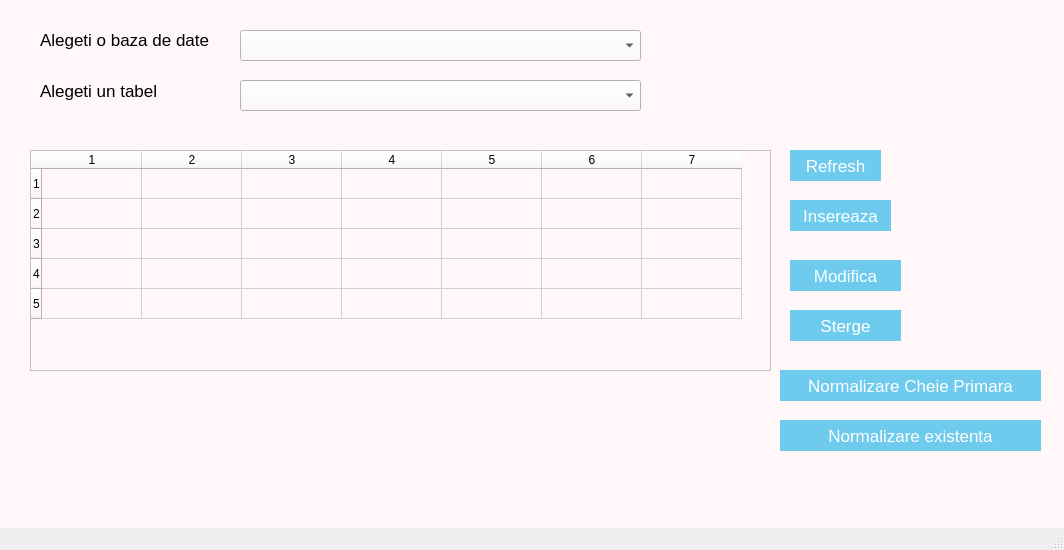
<?xml version="1.0" encoding="UTF-8"?>
<ui version="4.0">
 <class>MainWindow</class>
 <widget class="QMainWindow" name="MainWindow">
  <property name="geometry">
   <rect>
    <x>0</x>
    <y>0</y>
    <width>1064</width>
    <height>550</height>
   </rect>
  </property>
  <property name="windowTitle">
   <string>MainWindow</string>
  </property>
  <property name="styleSheet">
   <string notr="true">QPushButton{background-color: rgb(219, 237, 243);
border-radius: 10px;
color: rgb(255, 255, 255);
}
QPushButton::hover{
background-color: rgb(0, 143, 105);
}</string>
  </property>
  <widget class="QWidget" name="centralwidget">
   <property name="styleSheet">
    <string notr="true">background-color:rgb(255, 247, 248)</string>
   </property>
   <widget class="QTableWidget" name="tableView">
    <property name="geometry">
     <rect>
      <x>30</x>
      <y>150</y>
      <width>741</width>
      <height>221</height>
     </rect>
    </property>
    <property name="styleSheet">
     <string notr="true"/>
    </property>
    <property name="rowCount">
     <number>5</number>
    </property>
    <property name="columnCount">
     <number>7</number>
    </property>
    <row/>
    <row/>
    <row/>
    <row/>
    <row/>
    <column/>
    <column/>
    <column/>
    <column/>
    <column/>
    <column/>
    <column/>
   </widget>
   <widget class="QPushButton" name="btnInsert">
    <property name="geometry">
     <rect>
      <x>790</x>
      <y>200</y>
      <width>101</width>
      <height>31</height>
     </rect>
    </property>
    <property name="font">
     <font>
      <pointsize>13</pointsize>
     </font>
    </property>
    <property name="styleSheet">
     <string notr="true">QPushButton{background-color: rgb(110, 203, 238);
border-radius: 0px;
color: rgb(255, 255, 255);
}
QPushButton::hover{
background-color: rgb(19, 184, 245);
}</string>
    </property>
    <property name="text">
     <string>Insereaza</string>
    </property>
   </widget>
   <widget class="QComboBox" name="cmbTable">
    <property name="geometry">
     <rect>
      <x>240</x>
      <y>80</y>
      <width>401</width>
      <height>31</height>
     </rect>
    </property>
    <property name="font">
     <font>
      <pointsize>13</pointsize>
     </font>
    </property>
   </widget>
   <widget class="QComboBox" name="cmbDatabase">
    <property name="geometry">
     <rect>
      <x>240</x>
      <y>30</y>
      <width>401</width>
      <height>31</height>
     </rect>
    </property>
    <property name="font">
     <font>
      <pointsize>13</pointsize>
     </font>
    </property>
    <property name="styleSheet">
     <string notr="true"/>
    </property>
   </widget>
   <widget class="QLabel" name="lblDatabase">
    <property name="geometry">
     <rect>
      <x>40</x>
      <y>30</y>
      <width>181</width>
      <height>20</height>
     </rect>
    </property>
    <property name="font">
     <font>
      <pointsize>13</pointsize>
     </font>
    </property>
    <property name="text">
     <string>Alegeti o baza de date</string>
    </property>
   </widget>
   <widget class="QLabel" name="lblTable">
    <property name="geometry">
     <rect>
      <x>40</x>
      <y>80</y>
      <width>171</width>
      <height>21</height>
     </rect>
    </property>
    <property name="font">
     <font>
      <pointsize>13</pointsize>
     </font>
    </property>
    <property name="text">
     <string>Alegeti un tabel</string>
    </property>
   </widget>
   <widget class="QPushButton" name="btnUpdate">
    <property name="geometry">
     <rect>
      <x>790</x>
      <y>260</y>
      <width>111</width>
      <height>31</height>
     </rect>
    </property>
    <property name="font">
     <font>
      <pointsize>13</pointsize>
     </font>
    </property>
    <property name="styleSheet">
     <string notr="true">QPushButton{background-color: rgb(110, 203, 238);
border-radius: 0px;
color: rgb(255, 255, 255);
}
QPushButton::hover{
background-color: rgb(19, 184, 245);
}</string>
    </property>
    <property name="text">
     <string>Modifica</string>
    </property>
   </widget>
   <widget class="QPushButton" name="btnDelete">
    <property name="geometry">
     <rect>
      <x>790</x>
      <y>310</y>
      <width>111</width>
      <height>31</height>
     </rect>
    </property>
    <property name="font">
     <font>
      <pointsize>13</pointsize>
     </font>
    </property>
    <property name="styleSheet">
     <string notr="true">QPushButton{background-color: rgb(110, 203, 238);
border-radius: 0px;
color: rgb(255, 255, 255);
}
QPushButton::hover{
background-color: rgb(19, 184, 245);
}</string>
    </property>
    <property name="text">
     <string>Sterge</string>
    </property>
   </widget>
   <widget class="QPushButton" name="btnRefresh">
    <property name="geometry">
     <rect>
      <x>790</x>
      <y>150</y>
      <width>91</width>
      <height>31</height>
     </rect>
    </property>
    <property name="font">
     <font>
      <pointsize>13</pointsize>
     </font>
    </property>
    <property name="styleSheet">
     <string notr="true">QPushButton{background-color: rgb(110, 203, 238);
border-radius: 0px;
color: rgb(255, 255, 255);
}
QPushButton::hover{
background-color: rgb(19, 184, 245);
}</string>
    </property>
    <property name="text">
     <string>Refresh</string>
    </property>
   </widget>
   <widget class="QPushButton" name="btnExistenta">
    <property name="geometry">
     <rect>
      <x>780</x>
      <y>420</y>
      <width>261</width>
      <height>31</height>
     </rect>
    </property>
    <property name="font">
     <font>
      <pointsize>13</pointsize>
     </font>
    </property>
    <property name="styleSheet">
     <string notr="true">QPushButton{background-color: rgb(110, 203, 238);
border-radius: 0px;
color: rgb(255, 255, 255);
}
QPushButton::hover{
background-color: rgb(19, 184, 245);
}</string>
    </property>
    <property name="text">
     <string>Normalizare existenta</string>
    </property>
   </widget>
   <widget class="QPushButton" name="btnPK">
    <property name="geometry">
     <rect>
      <x>780</x>
      <y>370</y>
      <width>261</width>
      <height>31</height>
     </rect>
    </property>
    <property name="font">
     <font>
      <pointsize>13</pointsize>
     </font>
    </property>
    <property name="styleSheet">
     <string notr="true">QPushButton{background-color: rgb(110, 203, 238);
border-radius: 0px;
color: rgb(255, 255, 255);
}
QPushButton::hover{
background-color: rgb(19, 184, 245);
}</string>
    </property>
    <property name="text">
     <string>Normalizare Cheie Primara</string>
    </property>
   </widget>
  </widget>
  <widget class="QStatusBar" name="statusbar"/>
 </widget>
 <resources/>
 <connections/>
</ui>
